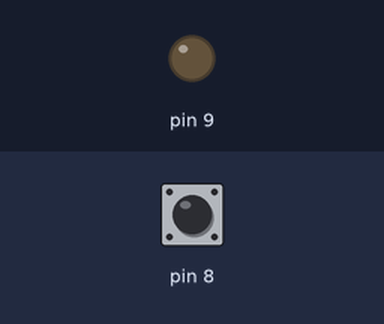
Bench run of a sketch on a simulated Arduino Uno, built with avr-gcc and run on an emulated ATmega328P. On the bench: output pins drawn as LEDs (lit = HIGH). Inputs (shaded band) come from the test bench; at power-on: pin 8 HIGH.

Above: at 1.2 s.
1.3 s: pin 8 pulled LOW for 0.15 s
At 1.37 s:
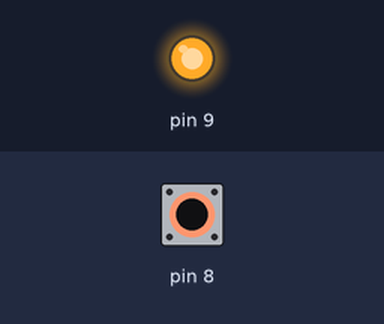
2.9 s: pin 8 pulled LOW for 3.2 s
At 7.5 s:
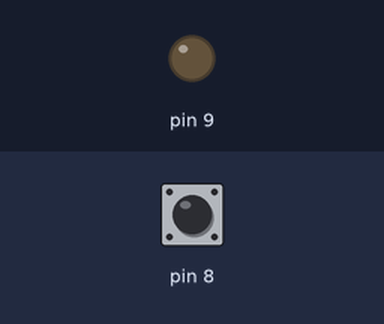
Timing chart, 0 to 9.0 s (numbered marks = the images above; inputs shaded):
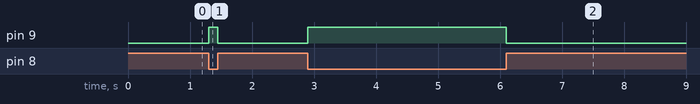

Measured:
- after the input at 1.3 s, pin 9: LOW → HIGH at once, → LOW 0.15 s later
- after the input at 2.9 s, pin 9: LOW → HIGH at once, → LOW 3.2 s later

The sketch:

LED_SwitchInterfacing.ino
```cpp
/**************************************************************
***  AIM : Read status of switch and display it on LED
***  port maping
*** switch -> PORTB^0 (pin 8)
*** LED    -> PORTB^1 (pin 9)
*****************************/

void setup()
{

  DDRB =  0x02; //0000 0010 making switch pin as input
  				//and LED pin as output
  PORTB = 0x01; //init the pullup resistor on switch

}

void loop()
{
  int val = PINB & 0x01;

  if(val == 0)
  {
    PORTB = 0x03;	//LED ON and pullup resistor enable
  }
  else
  {
    PORTB = 0x01;	//LED OFF and pullup resistor enable
  }
}
```
